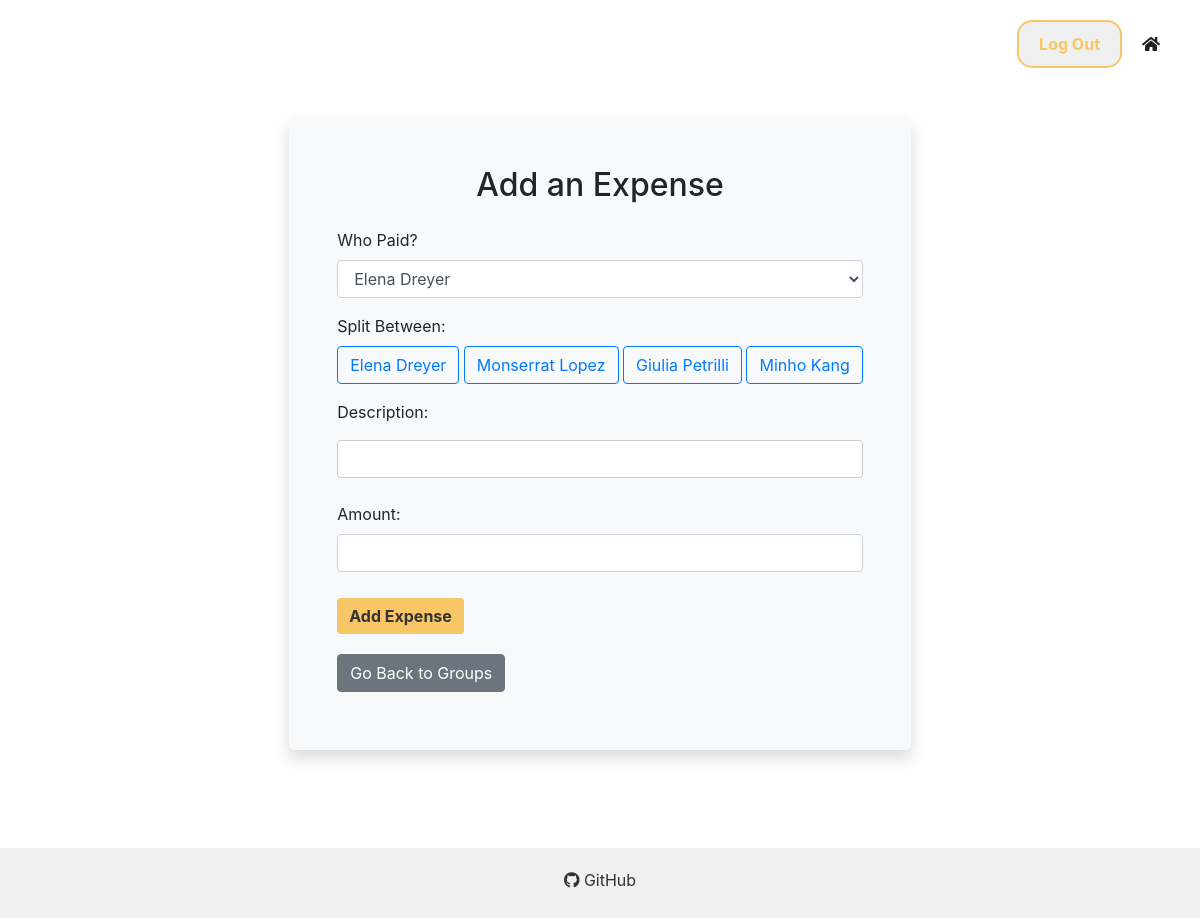
/add_expense/1 (signed in), run on the app's committed database.
### app/models.py (models this page shows)
class User(db.Model, UserMixin):
    id = db.Column(db.Integer, primary_key=True)
    first_name = db.Column(db.String(100), nullable=False)
    last_name = db.Column(db.String(100), nullable=False)
    username = db.Column(db.String(80), unique=True, nullable=False)
    password = db.Column(db.String(80), nullable=False)
    paypal_username = db.Column(db.String(80), unique=True, nullable=False)
    groups = db.relationship('Group', secondary='user_group', backref='members')
    expenses_paid = db.relationship('Expense', backref='payer', foreign_keys='Expense.payer_id')

### app/routes.py (the view, shortened to what this page needs)
    @app.route('/add_expense/<int:group_id>', methods=['GET', 'POST'])
    @login_required
    def add_expense(group_id):
        group = Group.query.get(group_id)
        if not group:
            flash("Group not found.", "error")
            return redirect(url_for('dashboard'))
        participants = group.members
        return render_template('add_expense.html', group=group, participants=participants)

### app/__init__.py (called while the page is built)
@login_manager.user_loader
def load_user(user_id):
    from app.models import User  # Move this import inside the user_loader function
    return User.query.get(int(user_id))

### app/templates/add_expense.html (shortened to what this page needs)
{% extends 'layout.html' %}
{% block content %}
<body>
    <div class="container-fluid h-100 d-flex justify-content-center align-items-center">
        <div class="row justify-content-center">
            <div class="col-md-15 p-5 shadow rounded-lg bg-light">
                <h2 class="text-center mb-4">Add an Expense</h2>
                <form action="{{ url_for('add_expense', group_id=group.id) }}" method="post">
                    <div class="form-group">
                        <label for="payer_id" class="form-label">Who Paid?</label>
                        <select name="payer_id" id="payer_id" class="form-control" required>
                            {% for user in group.members %}
                                <option value="{{ user.id }}">{{ user.first_name }} {{ user.last_name }}</option>
                            {% endfor %}
                        </select>
                    </div>
                    <div class="form-group">
                        <label class="form-label">Split Between:</label>
                        <div class="btn-group-toggle" data-toggle="buttons">
                            {% for user in group.members %}
                                <label class="btn btn-outline-primary">
                                    <input type="checkbox" autocomplete="off" hidden id="checkbox_{{ user.id }}" name="debtors" value="{{ user.id }}" /> {{ user.first_name }} {{ user.last_name }}
                                </label>
                            {% endfor %}
                        </div>
                    </div>
                    <div class="form-group">
                        <label for="description" class="form-label">Description:</label>
                        <input type="text" id="description" name="description" class="form-control">
                    </div>
                    <div class="form-group">
                        <label for="amount" class="form-label">Amount:</label>
                        <input type="number" step="0.01" id="amount" name="amount" class="form-control">
                    </div>
                    <button type="submit" class="btn btn-primary-yellow  btn-inline-block center-button">Add Expense</button>
                </form>
                    <a href="{{ url_for('group_intermediate', group_name=group.name,group_id=group.id) }}" class="btn btn-secondary btn-inline-block center-button">Go Back to Groups</a>
            </div>
        </div>
    </div>
</body>
{% endblock %}

### app/static/styles.css (style rules this page uses)
html, body { height: 100%; margin: 0; padding: 0; }
body { display: flex; flex-direction: column; }
.text-center { text-align: center; }
input[type="text"], input[type="password"], select { width: 100%; padding: 10px; margin: 8px 0; display: inline-block; border: 1px solid #ccc; border-radius: 4px; box-sizing: border-box; }
h2, h3 { color: var(--eerie-black); margin-bottom: 20px; }
a { color: var(--saffron); text-decoration: none; }
.btn-primary-yellow { background-color: #F6C667 !important; color: #333 !important; border: none !important; padding: 10px 20px; font-size: 16px; text-align: center !important; display: inline-block !important; margin: 10px auto; cursor: pointer; font-weight: bold !important; }
.center-button { display: block; margin: 10px auto; text-align: center; }

### data on the page
User: first_name "Elena", last_name "Dreyer"
User: first_name "Monserrat", last_name "Lopez"
User: first_name "Giulia", last_name "Petrilli"
User: first_name "Minho", last_name "Kang"

### other printed values
form field payer_id "Elena Dreyer"
